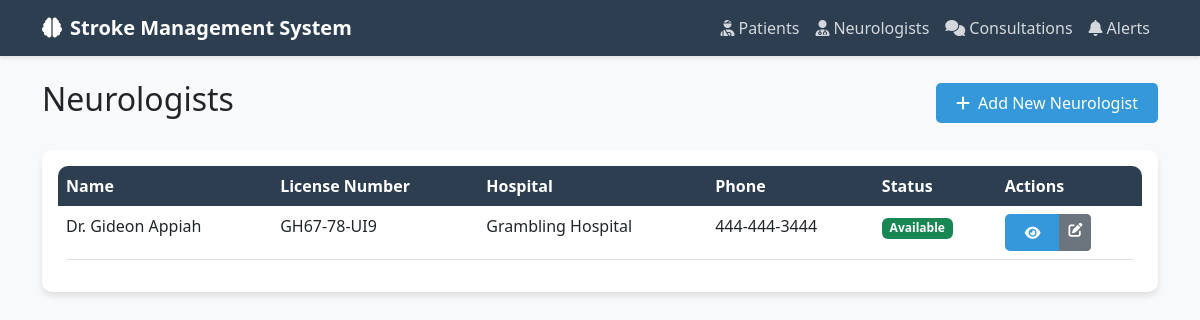
Screenshot of /neurologists/ (signed in) with the database file from the repository.
### neurologists/models.py (models this page shows, shortened)
class Neurologist(models.Model):
    user = models.OneToOneField(User, on_delete=models.CASCADE)
    license_number = models.CharField(max_length=50, unique=True)
    phone_number = models.CharField(max_length=20)
    hospital_affiliation = models.CharField(max_length=200)
    is_available = models.BooleanField(default=True)
    created_at = models.DateTimeField(auto_now_add=True)
    updated_at = models.DateTimeField(auto_now=True)

### stroke_system/views.py (the view)
# urls.py: path('neurologists/', neurologists_list, name='neurologists_list'),
@login_required
def neurologists_list(request):
    neurologists = Neurologist.objects.select_related('user').all()
    return render(request, 'neurologists/list.html', {'neurologists': neurologists})

### templates/neurologists/list.html (shortened to what this page needs)
{% extends 'base.html' %}
{% block content %}
<div class="d-flex justify-content-between align-items-center mb-4">
    <h2>Neurologists</h2>
    <a href="{% url 'admin:neurologists_neurologist_add' %}" class="btn btn-primary">
        <i class="fas fa-plus me-2"></i>Add New Neurologist
    </a>
</div>
<div class="card">
    <div class="card-body">
        <div class="table-responsive">
            <table class="table table-hover">
                <thead>
                    <tr>
                        <th>Name</th>
                        <th>License Number</th>
                        <th>Hospital</th>
                        <th>Phone</th>
                        <th>Status</th>
                        <th>Actions</th>
                    </tr>
                </thead>
                <tbody>
                    {% for neurologist in neurologists %}
                    <tr>
                        <td>Dr. {{ neurologist.user.get_full_name }}</td>
                        <td>{{ neurologist.license_number }}</td>
                        <td>{{ neurologist.hospital_affiliation }}</td>
                        <td>{{ neurologist.phone_number }}</td>
                        <td>
                            {% if neurologist.is_available %}
                            <span class="badge bg-success">Available</span>
                            {% else %}
                            <span class="badge bg-danger">Unavailable</span>
                            {% endif %}
                        </td>
                        <td>
                            <div class="btn-group">
                                <a href="{% url 'neurologist_detail' neurologist.pk %}" class="btn btn-sm btn-primary">
                                    <i class="fas fa-eye"></i>
                                </a>
                                <a href="{% url 'admin:neurologists_neurologist_change' neurologist.pk %}" class="btn btn-sm btn-secondary">
                                    <i class="fas fa-edit"></i>
                                </a>
                            </div>
                        </td>
                    </tr>
                    {% empty %}
                    <tr>
                        <td colspan="6" class="text-center">No neurologists found</td>
                    </tr>
                    {% endfor %}
                </tbody>
            </table>
        </div>
    </div>
</div>
{% endblock %}

### templates/base.html (style rules this page uses)
:root { --primary-color: #2c3e50; --secondary-color: #3498db; --accent-color: #e74c3c; --light-bg: #f8f9fa; }
body { font-family: 'Segoe UI', Tahoma, Geneva, Verdana, sans-serif; background-color: var(--light-bg); }
.card { border: none; border-radius: 10px; box-shadow: 0 4px 6px rgba(0,0,0,0.1); transition: transform 0.3s; }
.btn-primary { background-color: var(--secondary-color); border: none; padding: 8px 20px; border-radius: 5px; }
.table { background-color: white; border-radius: 10px; overflow: hidden; }
.table thead th { background-color: var(--primary-color); color: white; border: none; }

### rows the page displays
Neurologist: user.get_full_name "Gideon Appiah", license_number "GH67-78-UI9", hospital_affiliation "Grambling Hospital", phone_number "444-444-3444", is_available "Available"
